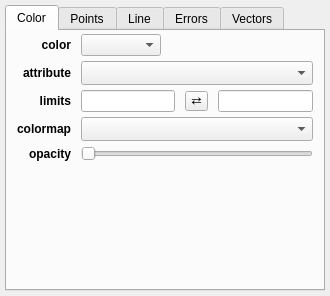
<?xml version="1.0" encoding="UTF-8"?>
<ui version="4.0">
 <class>Form</class>
 <widget class="QWidget" name="Form">
  <property name="geometry">
   <rect>
    <x>0</x>
    <y>0</y>
    <width>330</width>
    <height>296</height>
   </rect>
  </property>
  <property name="windowTitle">
   <string>Form</string>
  </property>
  <layout class="QGridLayout" name="gridLayout">
   <property name="leftMargin">
    <number>5</number>
   </property>
   <property name="topMargin">
    <number>5</number>
   </property>
   <property name="rightMargin">
    <number>5</number>
   </property>
   <property name="bottomMargin">
    <number>5</number>
   </property>
   <item row="0" column="1">
    <widget class="QTabWidget" name="tab_widget">
     <property name="currentIndex">
      <number>0</number>
     </property>
     <property name="elideMode">
      <enum>Qt::ElideNone</enum>
     </property>
     <widget class="QWidget" name="tab_4">
      <attribute name="title">
       <string>Color</string>
      </attribute>
      <layout class="QGridLayout" name="gridLayout_5">
       <property name="leftMargin">
        <number>10</number>
       </property>
       <property name="topMargin">
        <number>3</number>
       </property>
       <property name="rightMargin">
        <number>10</number>
       </property>
       <property name="bottomMargin">
        <number>3</number>
       </property>
       <property name="horizontalSpacing">
        <number>10</number>
       </property>
       <property name="verticalSpacing">
        <number>5</number>
       </property>
       <item row="5" column="1" colspan="3">
        <widget class="QSlider" name="value_alpha">
         <property name="maximum">
          <number>100</number>
         </property>
         <property name="orientation">
          <enum>Qt::Horizontal</enum>
         </property>
        </widget>
       </item>
       <item row="5" column="0">
        <widget class="QLabel" name="label_7">
         <property name="font">
          <font>
           <weight>75</weight>
           <bold>true</bold>
          </font>
         </property>
         <property name="text">
          <string>opacity</string>
         </property>
         <property name="alignment">
          <set>Qt::AlignRight|Qt::AlignTrailing|Qt::AlignVCenter</set>
         </property>
        </widget>
       </item>
       <item row="3" column="1">
        <widget class="QLineEdit" name="valuetext_cmap_vmin"/>
       </item>
       <item row="6" column="1" colspan="3">
        <spacer name="horizontalSpacer_5">
         <property name="orientation">
          <enum>Qt::Horizontal</enum>
         </property>
         <property name="sizeHint" stdset="0">
          <size>
           <width>40</width>
           <height>1</height>
          </size>
         </property>
        </spacer>
       </item>
       <item row="0" column="3">
        <widget class="QColorBox" name="color_color">
         <property name="sizePolicy">
          <sizepolicy hsizetype="Preferred" vsizetype="Minimum">
           <horstretch>0</horstretch>
           <verstretch>0</verstretch>
          </sizepolicy>
         </property>
         <property name="text">
          <string/>
         </property>
        </widget>
       </item>
       <item row="3" column="3">
        <widget class="QLineEdit" name="valuetext_cmap_vmax"/>
       </item>
       <item row="6" column="0">
        <spacer name="verticalSpacer_2">
         <property name="orientation">
          <enum>Qt::Vertical</enum>
         </property>
         <property name="sizeHint" stdset="0">
          <size>
           <width>20</width>
           <height>40</height>
          </size>
         </property>
        </spacer>
       </item>
       <item row="2" column="1" colspan="3">
        <widget class="QComboBox" name="combosel_cmap_att">
         <property name="sizeAdjustPolicy">
          <enum>QComboBox::AdjustToMinimumContentsLengthWithIcon</enum>
         </property>
        </widget>
       </item>
       <item row="0" column="1">
        <widget class="QComboBox" name="combosel_cmap_mode">
         <property name="maximumSize">
          <size>
           <width>80</width>
           <height>16777215</height>
          </size>
         </property>
        </widget>
       </item>
       <item row="3" column="2">
        <widget class="QToolButton" name="button_flip_cmap">
         <property name="styleSheet">
          <string notr="true">padding: 0px</string>
         </property>
         <property name="text">
          <string>⇄</string>
         </property>
        </widget>
       </item>
       <item row="0" column="0">
        <widget class="QLabel" name="label_10">
         <property name="font">
          <font>
           <weight>75</weight>
           <bold>true</bold>
          </font>
         </property>
         <property name="text">
          <string>color</string>
         </property>
         <property name="alignment">
          <set>Qt::AlignRight|Qt::AlignTrailing|Qt::AlignVCenter</set>
         </property>
        </widget>
       </item>
       <item row="3" column="0">
        <widget class="QLabel" name="label_cmap_limits">
         <property name="font">
          <font>
           <weight>75</weight>
           <bold>true</bold>
          </font>
         </property>
         <property name="text">
          <string>limits</string>
         </property>
         <property name="alignment">
          <set>Qt::AlignRight|Qt::AlignTrailing|Qt::AlignVCenter</set>
         </property>
        </widget>
       </item>
       <item row="4" column="0">
        <widget class="QLabel" name="label_colormap">
         <property name="font">
          <font>
           <weight>75</weight>
           <bold>true</bold>
          </font>
         </property>
         <property name="text">
          <string>colormap</string>
         </property>
         <property name="alignment">
          <set>Qt::AlignRight|Qt::AlignTrailing|Qt::AlignVCenter</set>
         </property>
        </widget>
       </item>
       <item row="2" column="0">
        <widget class="QLabel" name="label_cmap_attribute">
         <property name="font">
          <font>
           <weight>75</weight>
           <bold>true</bold>
          </font>
         </property>
         <property name="text">
          <string>attribute</string>
         </property>
         <property name="alignment">
          <set>Qt::AlignRight|Qt::AlignTrailing|Qt::AlignVCenter</set>
         </property>
        </widget>
       </item>
       <item row="4" column="1" colspan="3">
        <widget class="QColormapCombo" name="combodata_cmap">
         <property name="sizePolicy">
          <sizepolicy hsizetype="Expanding" vsizetype="Fixed">
           <horstretch>0</horstretch>
           <verstretch>0</verstretch>
          </sizepolicy>
         </property>
         <property name="sizeAdjustPolicy">
          <enum>QComboBox::AdjustToMinimumContentsLengthWithIcon</enum>
         </property>
        </widget>
       </item>
      </layout>
     </widget>
     <widget class="QWidget" name="tab_2">
      <attribute name="title">
       <string>Points</string>
      </attribute>
      <layout class="QGridLayout" name="gridLayout_4">
       <property name="leftMargin">
        <number>10</number>
       </property>
       <property name="topMargin">
        <number>3</number>
       </property>
       <property name="rightMargin">
        <number>10</number>
       </property>
       <property name="bottomMargin">
        <number>3</number>
       </property>
       <property name="horizontalSpacing">
        <number>10</number>
       </property>
       <property name="verticalSpacing">
        <number>5</number>
       </property>
       <item row="7" column="1" colspan="3">
        <widget class="QComboBox" name="combosel_stretch">
         <property name="maximumSize">
          <size>
           <width>120</width>
           <height>16777215</height>
          </size>
         </property>
         <property name="sizeAdjustPolicy">
          <enum>QComboBox::AdjustToMinimumContentsLengthWithIcon</enum>
         </property>
        </widget>
       </item>
       <item row="0" column="0">
        <widget class="QLabel" name="label">
         <property name="font">
          <font>
           <weight>75</weight>
           <bold>true</bold>
          </font>
         </property>
         <property name="text">
          <string>show</string>
         </property>
         <property name="alignment">
          <set>Qt::AlignRight|Qt::AlignTrailing|Qt::AlignVCenter</set>
         </property>
        </widget>
       </item>
       <item row="5" column="0">
        <widget class="QLabel" name="label_size_limits">
         <property name="font">
          <font>
           <weight>75</weight>
           <bold>true</bold>
          </font>
         </property>
         <property name="layoutDirection">
          <enum>Qt::LeftToRight</enum>
         </property>
         <property name="text">
          <string>limits</string>
         </property>
         <property name="alignment">
          <set>Qt::AlignRight|Qt::AlignTrailing|Qt::AlignVCenter</set>
         </property>
        </widget>
       </item>
       <item row="5" column="2">
        <widget class="QToolButton" name="button_flip_size">
         <property name="styleSheet">
          <string notr="true">padding: 0px</string>
         </property>
         <property name="text">
          <string>⇄</string>
         </property>
        </widget>
       </item>
       <item row="8" column="0">
        <widget class="QLabel" name="label_dpi">
         <property name="font">
          <font>
           <weight>75</weight>
           <bold>true</bold>
          </font>
         </property>
         <property name="text">
          <string>dpi</string>
         </property>
         <property name="alignment">
          <set>Qt::AlignRight|Qt::AlignTrailing|Qt::AlignVCenter</set>
         </property>
        </widget>
       </item>
       <item row="5" column="1">
        <widget class="QLineEdit" name="valuetext_size_vmin"/>
       </item>
       <item row="4" column="0">
        <widget class="QLabel" name="label_size_attribute">
         <property name="font">
          <font>
           <weight>75</weight>
           <bold>true</bold>
          </font>
         </property>
         <property name="layoutDirection">
          <enum>Qt::LeftToRight</enum>
         </property>
         <property name="text">
          <string>attribute</string>
         </property>
         <property name="alignment">
          <set>Qt::AlignRight|Qt::AlignTrailing|Qt::AlignVCenter</set>
         </property>
        </widget>
       </item>
       <item row="6" column="0">
        <widget class="QLabel" name="label_size_scaling">
         <property name="font">
          <font>
           <weight>75</weight>
           <bold>true</bold>
          </font>
         </property>
         <property name="layoutDirection">
          <enum>Qt::LeftToRight</enum>
         </property>
         <property name="text">
          <string>scaling</string>
         </property>
         <property name="alignment">
          <set>Qt::AlignRight|Qt::AlignTrailing|Qt::AlignVCenter</set>
         </property>
        </widget>
       </item>
       <item row="2" column="0">
        <widget class="QLabel" name="label_size_mode">
         <property name="font">
          <font>
           <weight>75</weight>
           <bold>true</bold>
          </font>
         </property>
         <property name="layoutDirection">
          <enum>Qt::LeftToRight</enum>
         </property>
         <property name="text">
          <string>size</string>
         </property>
         <property name="alignment">
          <set>Qt::AlignRight|Qt::AlignTrailing|Qt::AlignVCenter</set>
         </property>
        </widget>
       </item>
       <item row="10" column="1" colspan="3">
        <spacer name="horizontalSpacer_4">
         <property name="orientation">
          <enum>Qt::Horizontal</enum>
         </property>
         <property name="sizeHint" stdset="0">
          <size>
           <width>40</width>
           <height>1</height>
          </size>
         </property>
        </spacer>
       </item>
       <item row="5" column="3">
        <widget class="QLineEdit" name="valuetext_size_vmax"/>
       </item>
       <item row="10" column="0">
        <spacer name="verticalSpacer">
         <property name="orientation">
          <enum>Qt::Vertical</enum>
         </property>
         <property name="sizeHint" stdset="0">
          <size>
           <width>20</width>
           <height>40</height>
          </size>
         </property>
        </spacer>
       </item>
       <item row="6" column="1" colspan="3">
        <widget class="QSlider" name="value_size_scaling">
         <property name="maximum">
          <number>100</number>
         </property>
         <property name="value">
          <number>50</number>
         </property>
         <property name="orientation">
          <enum>Qt::Horizontal</enum>
         </property>
        </widget>
       </item>
       <item row="2" column="1">
        <widget class="QComboBox" name="combosel_size_mode">
         <property name="sizePolicy">
          <sizepolicy hsizetype="Minimum" vsizetype="Fixed">
           <horstretch>0</horstretch>
           <verstretch>0</verstretch>
          </sizepolicy>
         </property>
         <property name="maximumSize">
          <size>
           <width>80</width>
           <height>16777215</height>
          </size>
         </property>
        </widget>
       </item>
       <item row="1" column="0">
        <widget class="QLabel" name="label_14">
         <property name="font">
          <font>
           <weight>75</weight>
           <bold>true</bold>
          </font>
         </property>
         <property name="text">
          <string>type</string>
         </property>
         <property name="alignment">
          <set>Qt::AlignRight|Qt::AlignTrailing|Qt::AlignVCenter</set>
         </property>
        </widget>
       </item>
       <item row="2" column="3">
        <widget class="QSpinBox" name="value_size"/>
       </item>
       <item row="4" column="1" colspan="3">
        <widget class="QComboBox" name="combosel_size_att">
         <property name="sizeAdjustPolicy">
          <enum>QComboBox::AdjustToMinimumContentsLengthWithIcon</enum>
         </property>
        </widget>
       </item>
       <item row="0" column="1" colspan="3">
        <widget class="QCheckBox" name="bool_markers_visible">
         <property name="text">
          <string/>
         </property>
        </widget>
       </item>
       <item row="7" column="0">
        <widget class="QLabel" name="label_stretch">
         <property name="font">
          <font>
           <weight>75</weight>
           <bold>true</bold>
          </font>
         </property>
         <property name="text">
          <string>stretch</string>
         </property>
         <property name="alignment">
          <set>Qt::AlignRight|Qt::AlignTrailing|Qt::AlignVCenter</set>
         </property>
        </widget>
       </item>
       <item row="8" column="1" colspan="3">
        <widget class="QSlider" name="value_dpi">
         <property name="orientation">
          <enum>Qt::Horizontal</enum>
         </property>
        </widget>
       </item>
       <item row="1" column="1" colspan="3">
        <widget class="QComboBox" name="combosel_points_mode">
         <property name="maximumSize">
          <size>
           <width>16777215</width>
           <height>16777215</height>
          </size>
         </property>
         <property name="sizeAdjustPolicy">
          <enum>QComboBox::AdjustToMinimumContentsLengthWithIcon</enum>
         </property>
        </widget>
       </item>
       <item row="9" column="0">
        <widget class="QLabel" name="label_contrast">
         <property name="font">
          <font>
           <weight>75</weight>
           <bold>true</bold>
          </font>
         </property>
         <property name="text">
          <string>contrast</string>
         </property>
         <property name="alignment">
          <set>Qt::AlignRight|Qt::AlignTrailing|Qt::AlignVCenter</set>
         </property>
        </widget>
       </item>
       <item row="9" column="1" colspan="3">
        <widget class="QSlider" name="value_density_contrast">
         <property name="orientation">
          <enum>Qt::Horizontal</enum>
         </property>
        </widget>
       </item>
       <item row="3" column="0">
        <widget class="QLabel" name="label_fill">
         <property name="font">
          <font>
           <weight>75</weight>
           <bold>true</bold>
          </font>
         </property>
         <property name="text">
          <string>fill</string>
         </property>
         <property name="alignment">
          <set>Qt::AlignRight|Qt::AlignTrailing|Qt::AlignVCenter</set>
         </property>
        </widget>
       </item>
       <item row="3" column="1" colspan="3">
        <widget class="QCheckBox" name="bool_fill">
         <property name="text">
          <string/>
         </property>
        </widget>
       </item>
      </layout>
     </widget>
     <widget class="QWidget" name="tab_3">
      <attribute name="title">
       <string>Line</string>
      </attribute>
      <layout class="QGridLayout" name="gridLayout_3">
       <property name="leftMargin">
        <number>10</number>
       </property>
       <property name="topMargin">
        <number>3</number>
       </property>
       <property name="rightMargin">
        <number>10</number>
       </property>
       <property name="bottomMargin">
        <number>3</number>
       </property>
       <property name="horizontalSpacing">
        <number>10</number>
       </property>
       <property name="verticalSpacing">
        <number>5</number>
       </property>
       <item row="3" column="1">
        <spacer name="horizontalSpacer_3">
         <property name="orientation">
          <enum>Qt::Horizontal</enum>
         </property>
         <property name="sizeHint" stdset="0">
          <size>
           <width>40</width>
           <height>1</height>
          </size>
         </property>
        </spacer>
       </item>
       <item row="1" column="1">
        <widget class="QSpinBox" name="value_linewidth">
         <property name="minimum">
          <number>1</number>
         </property>
        </widget>
       </item>
       <item row="1" column="0">
        <widget class="QLabel" name="label_8">
         <property name="font">
          <font>
           <weight>75</weight>
           <bold>true</bold>
          </font>
         </property>
         <property name="text">
          <string>width</string>
         </property>
         <property name="alignment">
          <set>Qt::AlignRight|Qt::AlignTrailing|Qt::AlignVCenter</set>
         </property>
        </widget>
       </item>
       <item row="3" column="0">
        <spacer name="verticalSpacer_4">
         <property name="orientation">
          <enum>Qt::Vertical</enum>
         </property>
         <property name="sizeHint" stdset="0">
          <size>
           <width>20</width>
           <height>40</height>
          </size>
         </property>
        </spacer>
       </item>
       <item row="2" column="1">
        <widget class="QComboBox" name="combosel_linestyle"/>
       </item>
       <item row="2" column="0">
        <widget class="QLabel" name="label_9">
         <property name="font">
          <font>
           <weight>75</weight>
           <bold>true</bold>
          </font>
         </property>
         <property name="text">
          <string>style</string>
         </property>
         <property name="alignment">
          <set>Qt::AlignRight|Qt::AlignTrailing|Qt::AlignVCenter</set>
         </property>
        </widget>
       </item>
       <item row="0" column="0">
        <widget class="QLabel" name="label_2">
         <property name="font">
          <font>
           <weight>75</weight>
           <bold>true</bold>
          </font>
         </property>
         <property name="text">
          <string>show</string>
         </property>
         <property name="alignment">
          <set>Qt::AlignRight|Qt::AlignTrailing|Qt::AlignVCenter</set>
         </property>
        </widget>
       </item>
       <item row="0" column="1">
        <widget class="QCheckBox" name="bool_line_visible">
         <property name="text">
          <string/>
         </property>
        </widget>
       </item>
      </layout>
     </widget>
     <widget class="QWidget" name="tab">
      <attribute name="title">
       <string>Errors</string>
      </attribute>
      <layout class="QGridLayout" name="gridLayout_2">
       <property name="leftMargin">
        <number>10</number>
       </property>
       <property name="topMargin">
        <number>3</number>
       </property>
       <property name="rightMargin">
        <number>10</number>
       </property>
       <property name="bottomMargin">
        <number>3</number>
       </property>
       <property name="horizontalSpacing">
        <number>10</number>
       </property>
       <property name="verticalSpacing">
        <number>5</number>
       </property>
       <item row="3" column="1">
        <spacer name="verticalSpacer_3">
         <property name="orientation">
          <enum>Qt::Vertical</enum>
         </property>
         <property name="sizeHint" stdset="0">
          <size>
           <width>20</width>
           <height>40</height>
          </size>
         </property>
        </spacer>
       </item>
       <item row="3" column="4">
        <spacer name="horizontalSpacer">
         <property name="orientation">
          <enum>Qt::Horizontal</enum>
         </property>
         <property name="sizeHint" stdset="0">
          <size>
           <width>40</width>
           <height>1</height>
          </size>
         </property>
        </spacer>
       </item>
       <item row="2" column="4">
        <widget class="QComboBox" name="combosel_yerr_att">
         <property name="sizeAdjustPolicy">
          <enum>QComboBox::AdjustToMinimumContentsLengthWithIcon</enum>
         </property>
        </widget>
       </item>
       <item row="1" column="4">
        <widget class="QComboBox" name="combosel_xerr_att">
         <property name="sizeAdjustPolicy">
          <enum>QComboBox::AdjustToMinimumContentsLengthWithIcon</enum>
         </property>
        </widget>
       </item>
       <item row="1" column="2">
        <widget class="QCheckBox" name="bool_xerr_visible">
         <property name="text">
          <string/>
         </property>
        </widget>
       </item>
       <item row="2" column="2">
        <widget class="QCheckBox" name="bool_yerr_visible">
         <property name="text">
          <string/>
         </property>
        </widget>
       </item>
       <item row="2" column="1">
        <widget class="QLabel" name="label_6">
         <property name="font">
          <font>
           <weight>75</weight>
           <bold>true</bold>
          </font>
         </property>
         <property name="text">
          <string>show y</string>
         </property>
        </widget>
       </item>
       <item row="1" column="1">
        <widget class="QLabel" name="label_5">
         <property name="font">
          <font>
           <weight>75</weight>
           <bold>true</bold>
          </font>
         </property>
         <property name="text">
          <string>show x</string>
         </property>
        </widget>
       </item>
       <item row="0" column="1" colspan="5">
        <widget class="QLabel" name="label_warning_errorbar">
         <property name="styleSheet">
          <string notr="true">color: #BB2200</string>
         </property>
         <property name="text">
          <string>Warning: adding errorbars may be slow</string>
         </property>
         <property name="alignment">
          <set>Qt::AlignCenter</set>
         </property>
        </widget>
       </item>
      </layout>
     </widget>
     <widget class="QWidget" name="tab_5">
      <attribute name="title">
       <string>Vectors</string>
      </attribute>
      <layout class="QGridLayout" name="gridLayout_6">
       <property name="leftMargin">
        <number>10</number>
       </property>
       <property name="topMargin">
        <number>3</number>
       </property>
       <property name="rightMargin">
        <number>10</number>
       </property>
       <property name="bottomMargin">
        <number>3</number>
       </property>
       <property name="horizontalSpacing">
        <number>10</number>
       </property>
       <property name="verticalSpacing">
        <number>5</number>
       </property>
       <item row="7" column="1">
        <widget class="QCheckBox" name="bool_vector_arrowhead">
         <property name="text">
          <string>Show arrow</string>
         </property>
        </widget>
       </item>
       <item row="3" column="1">
        <widget class="QComboBox" name="combosel_vx_att">
         <property name="sizeAdjustPolicy">
          <enum>QComboBox::AdjustToMinimumContentsLengthWithIcon</enum>
         </property>
        </widget>
       </item>
       <item row="1" column="0">
        <widget class="QLabel" name="label_3">
         <property name="font">
          <font>
           <weight>75</weight>
           <bold>true</bold>
          </font>
         </property>
         <property name="text">
          <string>show</string>
         </property>
         <property name="alignment">
          <set>Qt::AlignRight|Qt::AlignTrailing|Qt::AlignVCenter</set>
         </property>
        </widget>
       </item>
       <item row="4" column="1">
        <widget class="QComboBox" name="combosel_vy_att">
         <property name="sizeAdjustPolicy">
          <enum>QComboBox::AdjustToMinimumContentsLengthWithIcon</enum>
         </property>
        </widget>
       </item>
       <item row="3" column="0">
        <widget class="QLabel" name="label_vector_x">
         <property name="font">
          <font>
           <weight>75</weight>
           <bold>true</bold>
          </font>
         </property>
         <property name="text">
          <string>vx</string>
         </property>
         <property name="alignment">
          <set>Qt::AlignRight|Qt::AlignTrailing|Qt::AlignVCenter</set>
         </property>
        </widget>
       </item>
       <item row="2" column="1">
        <widget class="QComboBox" name="combosel_vector_mode">
         <property name="sizePolicy">
          <sizepolicy hsizetype="MinimumExpanding" vsizetype="Fixed">
           <horstretch>0</horstretch>
           <verstretch>0</verstretch>
          </sizepolicy>
         </property>
         <property name="maximumSize">
          <size>
           <width>16777215</width>
           <height>16777215</height>
          </size>
         </property>
        </widget>
       </item>
       <item row="7" column="0">
        <widget class="QLabel" name="label_12">
         <property name="font">
          <font>
           <weight>75</weight>
           <bold>true</bold>
          </font>
         </property>
         <property name="text">
          <string>arrow</string>
         </property>
         <property name="alignment">
          <set>Qt::AlignRight|Qt::AlignTrailing|Qt::AlignVCenter</set>
         </property>
        </widget>
       </item>
       <item row="6" column="1">
        <widget class="QComboBox" name="combosel_vector_origin"/>
       </item>
       <item row="2" column="0">
        <widget class="QLabel" name="label_4">
         <property name="font">
          <font>
           <weight>75</weight>
           <bold>true</bold>
          </font>
         </property>
         <property name="text">
          <string>type</string>
         </property>
         <property name="alignment">
          <set>Qt::AlignRight|Qt::AlignTrailing|Qt::AlignVCenter</set>
         </property>
        </widget>
       </item>
       <item row="1" column="1">
        <widget class="QCheckBox" name="bool_vector_visible">
         <property name="text">
          <string/>
         </property>
        </widget>
       </item>
       <item row="4" column="0">
        <widget class="QLabel" name="label_vector_y">
         <property name="font">
          <font>
           <weight>75</weight>
           <bold>true</bold>
          </font>
         </property>
         <property name="text">
          <string>vy</string>
         </property>
         <property name="alignment">
          <set>Qt::AlignRight|Qt::AlignTrailing|Qt::AlignVCenter</set>
         </property>
        </widget>
       </item>
       <item row="6" column="0">
        <widget class="QLabel" name="label_11">
         <property name="font">
          <font>
           <weight>75</weight>
           <bold>true</bold>
          </font>
         </property>
         <property name="text">
          <string>origin</string>
         </property>
         <property name="alignment">
          <set>Qt::AlignRight|Qt::AlignTrailing|Qt::AlignVCenter</set>
         </property>
        </widget>
       </item>
       <item row="8" column="1">
        <spacer name="horizontalSpacer_2">
         <property name="orientation">
          <enum>Qt::Horizontal</enum>
         </property>
         <property name="sizeHint" stdset="0">
          <size>
           <width>40</width>
           <height>1</height>
          </size>
         </property>
        </spacer>
       </item>
       <item row="8" column="0">
        <spacer name="verticalSpacer_5">
         <property name="orientation">
          <enum>Qt::Vertical</enum>
         </property>
         <property name="sizeHint" stdset="0">
          <size>
           <width>20</width>
           <height>40</height>
          </size>
         </property>
        </spacer>
       </item>
       <item row="5" column="1">
        <widget class="QSlider" name="value_vector_scaling">
         <property name="orientation">
          <enum>Qt::Horizontal</enum>
         </property>
        </widget>
       </item>
       <item row="5" column="0">
        <widget class="QLabel" name="label_13">
         <property name="font">
          <font>
           <weight>75</weight>
           <bold>true</bold>
          </font>
         </property>
         <property name="text">
          <string>scaling</string>
         </property>
         <property name="alignment">
          <set>Qt::AlignRight|Qt::AlignTrailing|Qt::AlignVCenter</set>
         </property>
        </widget>
       </item>
       <item row="0" column="0" colspan="2">
        <widget class="QLabel" name="label_warning_vector">
         <property name="styleSheet">
          <string notr="true">color: #BB2200</string>
         </property>
         <property name="text">
          <string>Warning: adding vectors may be slow</string>
         </property>
         <property name="alignment">
          <set>Qt::AlignCenter</set>
         </property>
         <property name="wordWrap">
          <bool>false</bool>
         </property>
        </widget>
       </item>
      </layout>
     </widget>
    </widget>
   </item>
  </layout>
 </widget>
 <customwidgets>
  <customwidget>
   <class>QColorBox</class>
   <extends>QLabel</extends>
   <header>glue_qt.utils.colors</header>
  </customwidget>
  <customwidget>
   <class>QColormapCombo</class>
   <extends>QComboBox</extends>
   <header>glue_qt.utils.colors</header>
  </customwidget>
 </customwidgets>
 <resources/>
 <connections/>
</ui>
